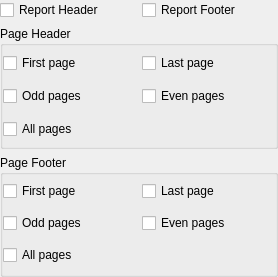
<?xml version="1.0" encoding="UTF-8"?>
<ui version="4.0">
 <class>KPlato::ReportSectionsWidget</class>
 <widget class="QWidget" name="KPlato::ReportSectionsWidget">
  <property name="geometry">
   <rect>
    <x>0</x>
    <y>0</y>
    <width>278</width>
    <height>277</height>
   </rect>
  </property>
  <property name="sizePolicy">
   <sizepolicy hsizetype="Preferred" vsizetype="Preferred">
    <horstretch>0</horstretch>
    <verstretch>0</verstretch>
   </sizepolicy>
  </property>
  <layout class="QVBoxLayout" name="verticalLayout">
   <property name="margin">
    <number>0</number>
   </property>
   <item>
    <layout class="QHBoxLayout" name="horizontalLayout">
     <item>
      <widget class="QCheckBox" name="reportheader">
       <property name="toolTip">
        <string>Enable report header</string>
       </property>
       <property name="text">
        <string>Report Header</string>
       </property>
      </widget>
     </item>
     <item>
      <widget class="QCheckBox" name="reportfooter">
       <property name="toolTip">
        <string extracomment="@info:tooltip">Enable report footer</string>
       </property>
       <property name="text">
        <string>Report Footer</string>
       </property>
      </widget>
     </item>
    </layout>
   </item>
   <item>
    <widget class="QGroupBox" name="groupBox">
     <property name="title">
      <string>Page Header</string>
     </property>
     <property name="flat">
      <bool>true</bool>
     </property>
     <layout class="QGridLayout" name="gridLayout_2">
      <property name="margin">
       <number>0</number>
      </property>
      <item row="0" column="0">
       <widget class="QCheckBox" name="headerFirstpage">
        <property name="toolTip">
         <string extracomment="@info:tooltip">Enable header on first page</string>
        </property>
        <property name="text">
         <string>First page</string>
        </property>
       </widget>
      </item>
      <item row="0" column="1">
       <widget class="QCheckBox" name="headerLastpage">
        <property name="toolTip">
         <string extracomment="@info:tooltip">Enable header on last page</string>
        </property>
        <property name="text">
         <string>Last page</string>
        </property>
       </widget>
      </item>
      <item row="1" column="0">
       <widget class="QCheckBox" name="headerOddpages">
        <property name="toolTip">
         <string extracomment="@info:tooltip">Enable header on odd pages</string>
        </property>
        <property name="text">
         <string>Odd pages</string>
        </property>
       </widget>
      </item>
      <item row="1" column="1">
       <widget class="QCheckBox" name="headerEvenpages">
        <property name="toolTip">
         <string extracomment="@info:tooltip">Enable header on even pages</string>
        </property>
        <property name="text">
         <string>Even pages</string>
        </property>
       </widget>
      </item>
      <item row="2" column="0">
       <widget class="QCheckBox" name="headerAllpages">
        <property name="toolTip">
         <string extracomment="@info:tooltip">Enable header on all pages</string>
        </property>
        <property name="text">
         <string>All pages</string>
        </property>
       </widget>
      </item>
     </layout>
    </widget>
   </item>
   <item>
    <widget class="QGroupBox" name="groupBox_2">
     <property name="title">
      <string>Page Footer</string>
     </property>
     <property name="flat">
      <bool>true</bool>
     </property>
     <layout class="QGridLayout" name="gridLayout">
      <property name="margin">
       <number>0</number>
      </property>
      <item row="0" column="0">
       <widget class="QCheckBox" name="footerFirstpage">
        <property name="toolTip">
         <string extracomment="@info:tooltip">Enable footer on first page</string>
        </property>
        <property name="text">
         <string>First page</string>
        </property>
       </widget>
      </item>
      <item row="1" column="0">
       <widget class="QCheckBox" name="footerOddpages">
        <property name="toolTip">
         <string extracomment="@info:tooltip">Enable footer on odd pages</string>
        </property>
        <property name="text">
         <string>Odd pages</string>
        </property>
       </widget>
      </item>
      <item row="1" column="1">
       <widget class="QCheckBox" name="footerEvenpages">
        <property name="toolTip">
         <string extracomment="@info:tooltip">Enable footer on even pages</string>
        </property>
        <property name="text">
         <string>Even pages</string>
        </property>
       </widget>
      </item>
      <item row="0" column="1">
       <widget class="QCheckBox" name="footerLastpage">
        <property name="toolTip">
         <string extracomment="@info:tooltip">Enable footer on last page</string>
        </property>
        <property name="text">
         <string>Last page</string>
        </property>
       </widget>
      </item>
      <item row="2" column="0">
       <widget class="QCheckBox" name="footerAllpages">
        <property name="toolTip">
         <string extracomment="@info:tooltip">Enable footer on all pages</string>
        </property>
        <property name="text">
         <string>All pages</string>
        </property>
       </widget>
      </item>
     </layout>
    </widget>
   </item>
  </layout>
 </widget>
 <resources/>
 <connections/>
</ui>
